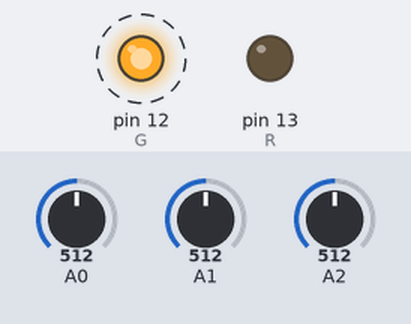
A sketch run on a simulated Arduino Uno, built with avr-gcc and run on an emulated ATmega328P. On the bench: output pins drawn as LEDs (lit = HIGH). Dashed ring = blinking. Inputs (shaded band) come from the test bench; at power-on: A0 = 512, A1 = 512, A2 = 512. What the sketch prints to the serial monitor is not drawn. At 121.2 s the program stops and its outputs stay as they are.

Above: at 0.05 s.
Timing chart, 0 to 3.0 s (numbered marks = the images above):
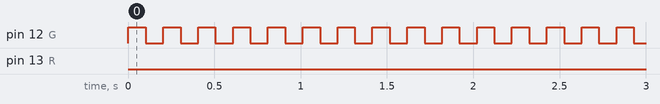

Measured:
- by itself, pin 12 (G): alternates HIGH for 0.10 s and LOW for 0.10 s, 1200 changes in all, then stays LOW
- by itself, pin 13 (R): LOW → HIGH at 121 s

The sketch:

paper_wafer.ino
```cpp
#include<Wire.h>
#include <Adafruit_MCP4725.h>
Adafruit_MCP4725 da;
float WE = 0;
float RE = 0;
float I = 0;
float END = 0;
int R = 13;
int G = 12;

void setup() {
  da.begin(0x60);
  Serial.begin(9600);
  pinMode(A0, INPUT);
  pinMode(A1, INPUT);
  pinMode(A2, INPUT);
  pinMode(R, OUTPUT);
  pinMode(G, OUTPUT);
  digitalWrite(R, LOW);
}

void loop() {
  //voltage_cycle(起始電壓,結束電壓,一次電壓停留時間(ms),true=正向;false=逆向)
  voltage_cycle(0, 1200, 100, true);
  voltage_cycle(1199, -1, 100, false);
  if (END > 0.5 && 0 < END) {
    digitalWrite(R, HIGH);
  }
  for (;;);
}


//下面都不用動
void voltage_cycle(int V_start, int V_end, int T, boolean D) {
  if (D == true) {
    for (int i = V_start; i < V_end; i = i + 4) {
      da.setVoltage(i, false);
      WE = 0;
      RE = 0;
      I = 0;
      for (int x = 0; x < 3; x++) {
        WE = WE + analogRead(A0);
        RE = RE + analogRead(A2);
        I = I + analogRead(A1);
      }
      Serial.print((WE - RE) / 3.0 * 5.0 / 1024.0);
      Serial.print(",");
      Serial.println((I) / 3.0 * 5.0 / 1024.0 );
      digitalWrite(G, HIGH);
      delay(T);
      digitalWrite(G, LOW);
      delay(T);
      if (END < I) {
        END = I;
      }
    }
  }
  if (D == false) {
    for (int i = V_start; i > V_end; i = i - 4) {
      da.setVoltage(i, false);
      WE = 0;
      RE = 0;
      I = 0;
      for (int x = 0; x < 3; x++) {
        WE = WE + analogRead(A0);
        RE = RE + analogRead(A2);
        I = I + analogRead(A1);
      }
      Serial.print((WE - RE) / 3.0 * 5.0 / 1024.0);
      Serial.print(",");
      Serial.println((I) / 3.0 * 5.0 / 1024.0 );
      digitalWrite(G, HIGH);
      delay(T);
      digitalWrite(G, LOW);
      delay(T);
      if (END < I) {
        END = I;
      }
    }
  }
}
```
